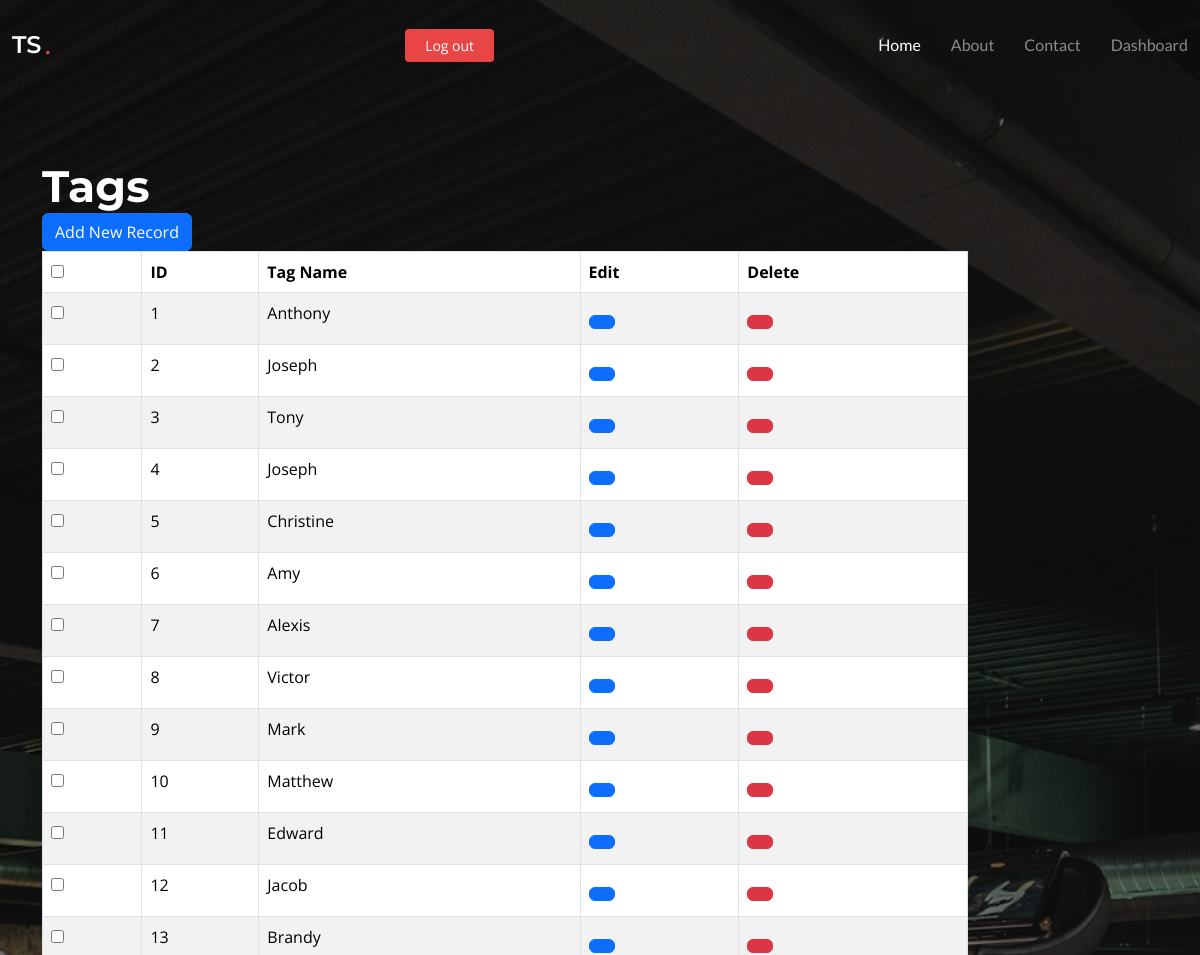
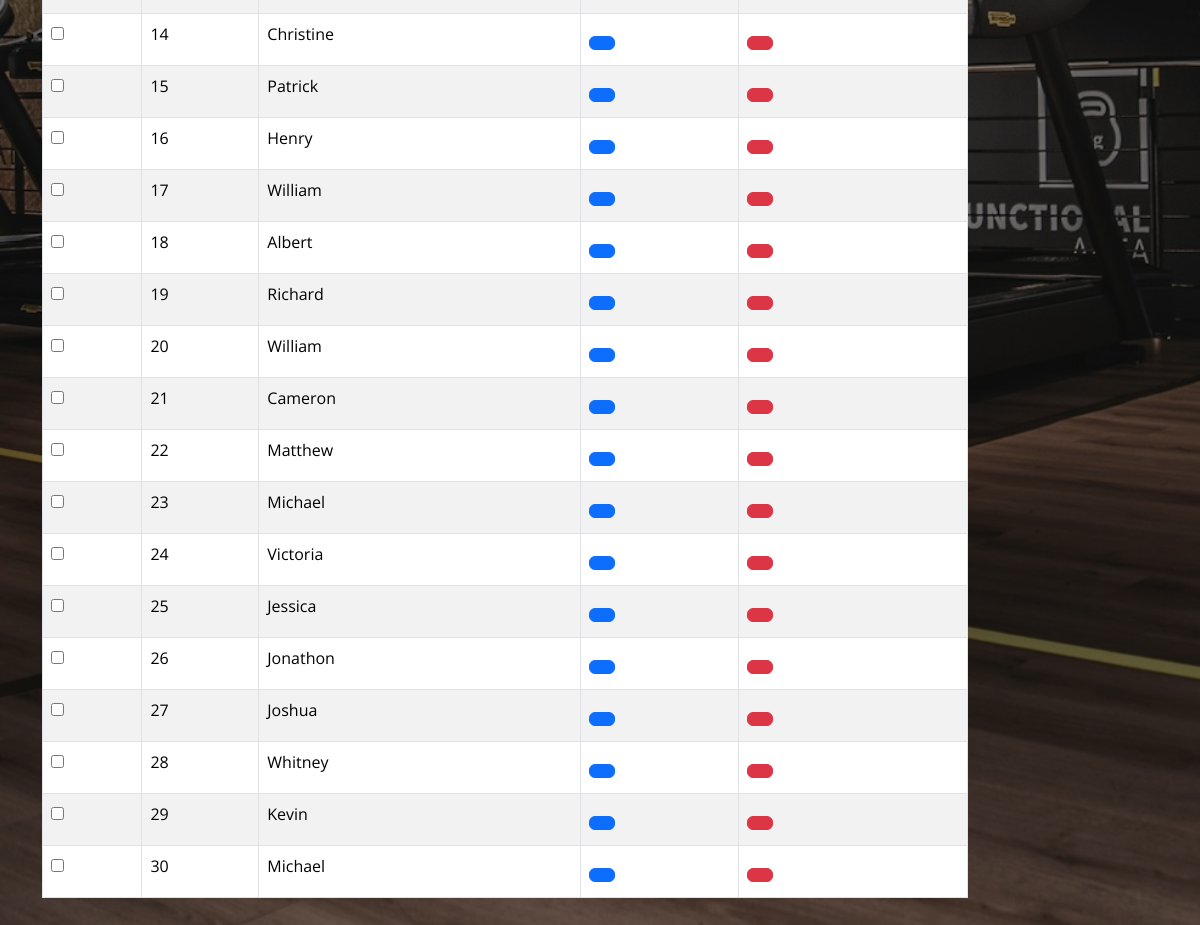
The page /oznaka_list on the database its author committed (2 pictures, top to bottom).
### teretana/models.py (models this page shows, shortened)
class Oznaka(models.Model):
    naziv = models.CharField(max_length=200)

### teretana/views.py (the view)
# urls.py: path('oznaka_list',OznakaList.as_view(), name='oznaka_list'),
class OznakaList(ListView):
    model = Oznaka
    template_name = "main/oznaka_list.html"

### teretana/templates/main/oznaka_list.html (shortened to what this page needs)
{% extends "adminbase.html" %}
{% block head %}
 <div class="col-md-12">
        <h2>Tags</h2> <span><a href="/addnewoznaka" class="btn btn-primary">Add New Record</a></span>
        <div class="table-responsive">
  <table id="bootstrapdatatable" class="table table-striped table-bordered" width="100%">
            <thead>
                <th><input type="checkbox" id="checkall" /></th>
                <th>ID</th>
                <th>Tag Name</th>
                <th>Edit</th>
                <th>Delete</th>
             </thead>
   <tbody>
   {% for o in object_list %}
    <tr>
     <td><input type="checkbox" class="checkthis" /></td>
     <td>{{ o.id }}</td>
     <td>{{ o.naziv }}</td>
     <td><p data-placement="top" data-toggle="tooltip" title="Edit"><a href="/updateoznaka/{{ o.id }}" class="btn btn-primary btn-xs" data-title="Edit" data-toggle="modal" data-target="#updateoznaka" ></a></p></td>
     <td><p data-placement="top" data-toggle="tooltip" title="Delete"><a href="/deleteoznaka/{{ o.id }}" class="btn btn-danger btn-xs" data-title="Delete" data-toggle="modal" data-target="#delete" ></a></p></td>
    </tr>
   {% endfor %}
   </tbody>
  </table>
        </div>
    </div>
{% endblock head %}

### static/assets/css/main.css (style rules this page uses)
:root { --default-font: "Open Sans", system-ui, -apple-system, "Segoe UI", Roboto, "Helvetica Neue", Arial, "Noto Sans", "Liberation Sans", sans-serif, "Apple Color Emoji", "Segoe UI Emoji", "Segoe UI Symbol", "Noto Color Emoji"; --heading-font: "Montserrat", sans-serif; --nav-font: "Lato", sans-serif; }
:root { --background-color: #ffffff; --background-color-rgb: 255, 255, 255; --default-color: #212529; --default-color-rgb: 33, 37, 41; --accent-color: #e84545; --accent-color-rgb: 232, 69, 69; --heading-color: #32353a; --heading-color-rgb: 50, 53, 58; --contrast-color: #ffffff; --contrast-color-rgb: 255, 255, 255; }
:root { --nav-color: #3a3939; --nav-hover-color: #e84545; --nav-dropdown-color: #3a3939; --nav-dropdown-hover-color: #e84545; --nav-dropdown-background-color: #ffffff; }
:root { scroll-behavior: smooth; }
body { color: var(--default-color); background-color: var(--background-color); font-family: var(--default-font); }
a { color: var(--accent-color); text-decoration: none; transition: 0.3s; }
h1, h2, h3, h4, h5, h6 { color: var(--heading-color); font-family: var(--heading-font); }
.hero h2 { color: var(--contrast-color); margin: 0; font-size: 44px; font-weight: 700; }
.hero p { color: rgba(var(--default-color-rgb), 0.8); margin: 5px 0 0 0; font-size: 20px; }

### rows shown on the page
Oznaka: id "1", naziv "Anthony"
Oznaka: id "2", naziv "Joseph"
Oznaka: id "3", naziv "Tony"
Oznaka: id "4", naziv "Joseph"
Oznaka: id "5", naziv "Christine"
Oznaka: id "6", naziv "Amy"
Oznaka: id "7", naziv "Alexis"
Oznaka: id "8", naziv "Victor"
Oznaka: id "9", naziv "Mark"
Oznaka: id "10", naziv "Matthew"
Oznaka: id "11", naziv "Edward"
Oznaka: id "12", naziv "Jacob"
Oznaka: id "13", naziv "Brandy"
Oznaka: id "14", naziv "Christine"
Oznaka: id "15", naziv "Patrick"
Oznaka: id "16", naziv "Henry"
Oznaka: id "17", naziv "William"
Oznaka: id "18", naziv "Albert"
Oznaka: id "19", naziv "Richard"
Oznaka: id "20", naziv "William"
Oznaka: id "21", naziv "Cameron"
Oznaka: id "22", naziv "Matthew"
Oznaka: id "23", naziv "Michael"
Oznaka: id "24", naziv "Victoria"
Oznaka: id "25", naziv "Jessica"
Oznaka: id "26", naziv "Jonathon"
Oznaka: id "27", naziv "Joshua"
Oznaka: id "28", naziv "Whitney"
Oznaka: id "29", naziv "Kevin"
Oznaka: id "30", naziv "Michael"
